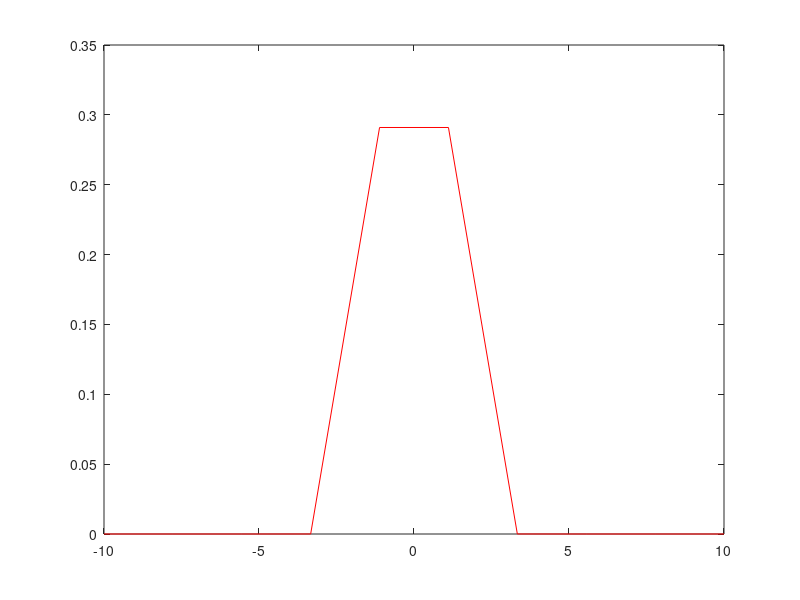

Here is the MATLAB script that generated this plot: (Note: this script raises an error after producing the figure.)
function dbfig_test

for num_points=[10,30,100]
    x=linspace(-10,10,num_points);
    y=exp(-x.^2);
    figure; plot(x,y,'r-');

    % Save the figure along with data and tags
    data=struct('x',x,'y',y);
    tags=struct('name','test','num_points',num_points);
    dbfig_save(gcf,data,tags);
    
    close(gcf);
end;

% Retrieve from the database using tags
key=dbfig_find(struct('name','test','num_points',30));
disp(key);
% Open the figure
dbfig_open(key);
% Load the data
data0=dbfig_load_data(key)
disp(data0);

% Can retrieve multiple:
keys=dbfig_find(struct('name','test'));
disp(keys);
for j=1:length(keys)
    tags0=dbfig_load_tags(keys{j});
    fprintf('tags for key=%s:\n',keys{j});
    disp(tags0);
    dbfig_remove(keys{j});
end;